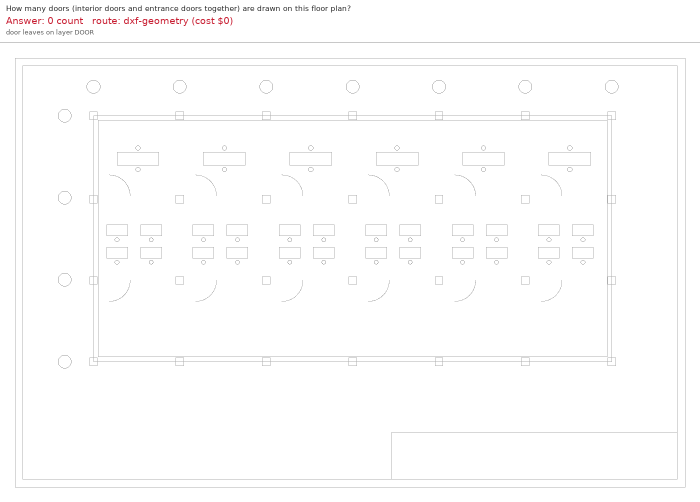
#> input picture unseen/evidence/kjdraw_doors_dxf_geometry_wrong_zero.png, 1400 x 1004 px (shown at 1/2 size)
$ python -i overlap.py   (imports and definitions only)
#> lines starting #> are read from the running program, lines starting #| are printed output that depends on the picture; after the words box and inside, x2 and y2 are one past the last pixel; in counts of white or black regions, pixels touching at a corner belong together
"""Which public CubiCasa5K plans also appear in Stoa's dataset, by perceptual image hash.

    python tools/overlap.py --stoa ../data/stoa-full/junction-dataset --public ../data/cubicasa5k-public/cubicasa5k
                            --out out/overlap

Stoa side: every raster image under <stoa>/data/<source>/ (any source folder), assigned to our
train (dev) or test split with the same function and seed as the preview (bpqa.data.split_of).
Public side: every raster image under the CubiCasa5K root, grouped by plan folder
(e.g. high_quality_architectural/2003, which holds F1_original.png and F1_scaled.png).

Matching is robust to resizing, recompression, white margins and left-right mirroring:
each image is cropped to its non-white content, then hashed with pHash (DCT) and dHash
(gradient) at 8x8 and 16x16. The public image is hashed as is and mirrored. A pair matches when
the 64-bit pHash is within a loose prefilter and both 256-bit hashes are within their thresholds
and the content aspect ratios agree. Thresholds were set on the preview with resized, recompressed
and mirrored copies (tools/test_overlap.py).

Output in --out:
  public_in_stoa_train.txt   public plan keys whose image is in a Stoa train-split image
  public_in_stoa_test.txt    public plan keys whose image is in a Stoa test-split image (never train on these)
  public_not_in_stoa.txt     public plan keys with no match anywhere in Stoa's data
  train_clean.txt            plans that may be used for training: not_in_stoa + in_stoa_train
  matches.csv                every matched pair with distances and whether the file names agree
  summary.json               counts
A public plan that matches any test image is test, whatever else it matches. Images are only
decoded (PIL), never executed.
"""
from __future__ import annotations

import argparse
import csv
import json
import os
import re
import sys
from collections import defaultdict
from concurrent.futures import ProcessPoolExecutor
from pathlib import Path

import numpy as np
from PIL import Image

sys.path.insert(0, str(Path(__file__).resolve().parents[1]))
from bpqa.data import split_of  # noqa: E402

Image.MAX_IMAGE_PIXELS = 300_000_000
IMG_EXT = {".png", ".jpg", ".jpeg", ".tif", ".tiff", ".bmp", ".webp"}
PRE_T = 18          # 64-bit pHash prefilter
P16_T = 60          # 256-bit pHash
D16_T = 60          # 256-bit dHash
ASPECT_TOL = 0.06

_DCT = {}


def _dct_mat(n):
    if n not in _DCT:
        k = np.arange(n)
        m = np.cos(np.pi * (2 * k[None, :] + 1) * k[:, None] / (2 * n)) * np.sqrt(2 / n)
        m[0] /= np.sqrt(2)
        _DCT[n] = m
    return _DCT[n]


def load_gray(path, work=512, crop=True):
    """Grayscale, downscaled so the long side is about `work` px, optionally cropped to its content."""
    im = Image.open(path)
    im.draft("L", (work * 2, work * 2))
    if im.mode in ("RGBA", "LA", "P"):
        im = im.convert("RGBA")
        bg = Image.new("RGBA", im.size, (255, 255, 255, 255))
        im = Image.alpha_composite(bg, im)
    im = im.convert("L")
    f = max(1, max(im.size) // (work * 2))
    if f > 1:
        im = im.reduce(f)
    a = np.asarray(im)
    if not crop:
        return a
    # crop to the drawn content: dark pixels, ignoring the outermost 0.1% (specks, JPEG ringing)
    ys, xs = np.where(a < 200)
    if len(xs) > 200:
        y0, y1 = np.quantile(ys, [0.001, 0.999]).astype(int)
        x0, x1 = np.quantile(xs, [0.001, 0.999]).astype(int)
        a = a[y0:y1 + 1, x0:x1 + 1]
    return a


def _resize(a, w, h):
    return np.asarray(Image.fromarray(a).resize((w, h), Image.LANCZOS), dtype=np.float64)


def phash(a, hs):
    n = hs * 4
    d = _dct_mat(n)
    c = d @ _resize(a, n, n) @ d.T
    low = c[:hs, :hs].ravel()
    return low > np.median(low[1:])


def dhash(a, hs):
    r = _resize(a, hs + 1, hs)
    return (r[:, 1:] > r[:, :-1]).ravel()


def hashes(a):
    return {"p8": np.packbits(phash(a, 8)), "p16": np.packbits(phash(a, 16)), "d16": np.packbits(dhash(a, 16))}


def hash_file(path):
    """Two variants, each as is and mirrored: cropped to content (robust to margins) and the full
    frame (robust when the crop is unstable, e.g. light-grey fills near the threshold)."""
    try:
        full = load_gray(path, crop=False)
#> in load_gray, im is the input picture: PIL image 1400x1004 RGB; mean R, G, B 253.1, 252.9, 252.9
        a = load_gray(path)
#> call 2 of load_gray, with work = 512, crop = True
#> in load_gray (call 2), `y0, y1 = np.quantile(ys, [0.001, 0.999]).astype(int)`: y0 = 11; y1 = 974
#> in load_gray (call 2), `x0, x1 = np.quantile(xs, [0.001, 0.999]).astype(int)`: x0 = 14; x1 = 1370
#> in load_gray (call 2), `a = a[y0:y1 + 1, x0:x1 + 1]`:
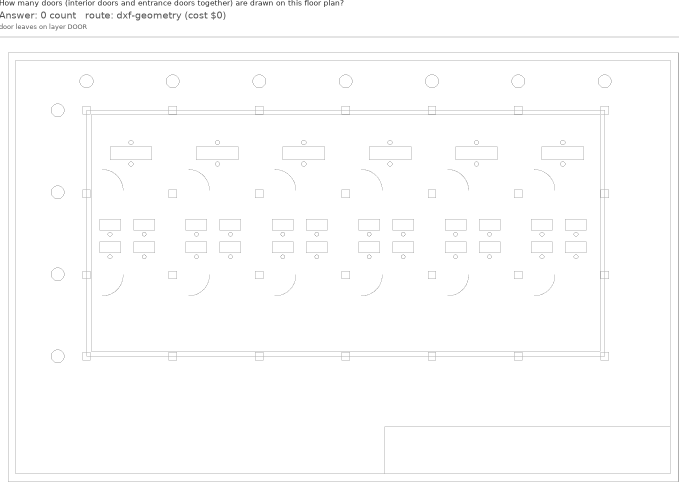
#> a: shape (964, 1357) (shown at 1/2 size); min 40, max 255, mean 252.8
    except Exception as ex:      # unreadable or truncated file: report, do not stop
        return path, None, f"{type(ex).__name__}: {ex}"
    return path, {"aspect": a.shape[1] / max(a.shape[0], 1), "plain": hashes(a), "mirror": hashes(a[:, ::-1]),
                  "faspect": full.shape[1] / max(full.shape[0], 1), "fplain": hashes(full),
                  "fmirror": hashes(full[:, ::-1])}, None
#> in phash, `c = d @ _resize(a, n, n) @ d.T`:
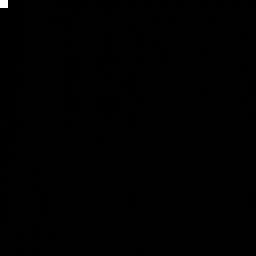
#> c: shape (32, 32) float64 (shown 8 times larger); min -33.36, max 8089.8, mean 7.4; drawn with min black and max white
#> in phash, `low = c[:hs, :hs].ravel()`: low = 64 values, max 8089.8 at index 0, min -33.36 at index 8, mean 120.5
#> call 2 of _dct_mat, with n = 64
#> in _dct_mat (call 2), `m = np.cos(np.pi * (2 * k[None, :] + 1) * k[:, None] / (2 * n)) * np.s..`:
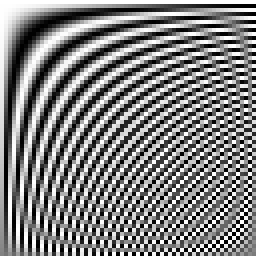
#> m: shape (64, 64) float64 (shown 4 times larger); min -0.177, max 0.177, mean 0.00276; drawn with min black and max white
#> in _dct_mat (call 2), `m[0] /= np.sqrt(2)`:
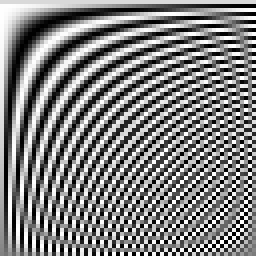
#> m: shape (64, 64) float64 (shown 4 times larger); 1.56% of pixels changed, all inside (x1, y1, x2, y2) = (0, 0, 64, 1); drawn with min black and max white
#> call 3 of phash, with hs = 8
#> in phash (call 3), `n = hs * 4`: n = 32
#> call 3 of _dct_mat, with n = 32
#> in _dct_mat (call 3), `return _DCT[n]`:
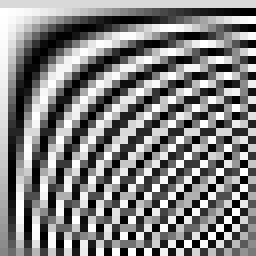
#> returned value: shape (32, 32) float64 (shown 8 times larger); min -0.25, max 0.25, mean 0.00552; drawn with min black and max white
#> call 4 of _resize, with w = 32, h = 32
#> in _resize (call 4), `return np.asarray(Image.fromarray(a).resize((w, h), Image.LANCZOS), dt..`:
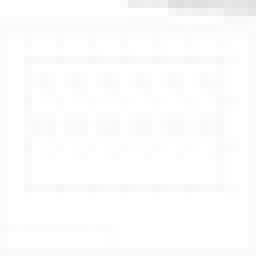
#> returned value: shape (32, 32) float64 (shown 8 times larger); min 222, max 255, mean 252.8
#> in phash (call 3), `c = d @ _resize(a, n, n) @ d.T`:
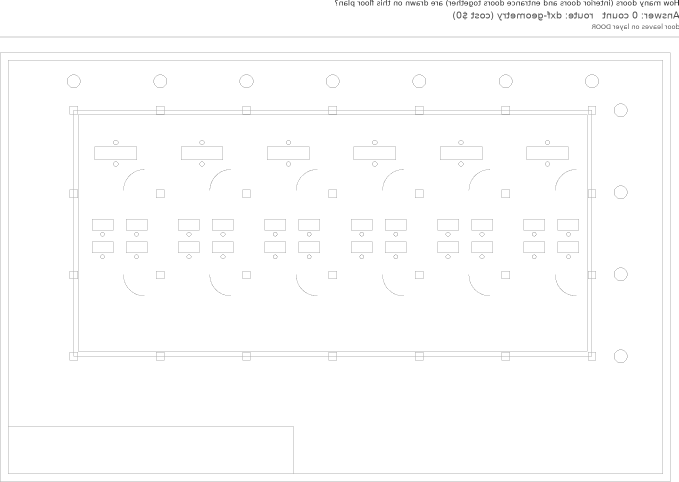
#> a: shape (964, 1357) (shown at 1/2 size); min 40, max 255, mean 252.8
#> in phash (call 3), `low = c[:hs, :hs].ravel()`: low = 64 values, max 8089.8 at index 0, min -33.36 at index 8, mean 126.3


# [25 lines left out: function hash_all, not called in this run]


def _stack(hs, kind, orient):
    return np.stack([h[orient][kind] for h in hs]) if hs else np.zeros((0, 1), np.uint8)


def ham(a, b):
    """Hamming distance matrix between packed bit rows a (n, k) and b (m, k)."""
    return np.bitwise_count(a[:, None, :] ^ b[None, :, :]).sum(-1, dtype=np.int32)


# [26 lines left out: function match, not called in this run]


def plan_key(public_root: Path, p: Path) -> str:
    rel = p.relative_to(public_root).as_posix()
    return rel.rsplit("/", 1)[0] if "/" in rel else rel


# [4 lines left out: function name_agrees, not called in this run]


def list_images(root: Path, sub=""):
    base = root / sub if sub else root
    return sorted(p for p in base.rglob("*") if p.suffix.lower() in IMG_EXT and p.is_file())


# [69 lines left out: functions run, main, not called in this run]


# [2 lines not run here, left out]

>>> result = hash_file('../unseen/evidence/kjdraw_doors_dxf_geometry_wrong_zero.png')

$ run again, on unseen/evidence/tyneside_toilets_detector_correct.png
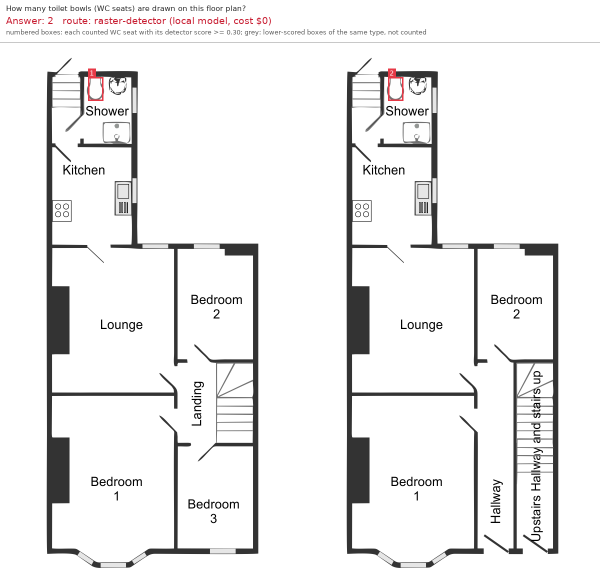
#> input picture unseen/evidence/tyneside_toilets_detector_correct.png, 1200 x 1166 px (shown at 1/2 size)
#> in load_gray, im is the input picture: PIL image 1200x1166 RGB; mean R, G, B 237.9, 237.4, 237.5
#> im: PIL image 1200x1166 L
#> low = 64 values, max 7475.2 at index 0, min -125.8 at index 6, mean 117.7
#> c: shape (64, 64) float64
#> c: shape (32, 32) float64
#> c: shape (64, 64) float64
#> c: shape (32, 32) float64
#> c: shape (64, 64) float64
#> n = 32
#> c: shape (32, 32) float64
#> in phash (call 7), `c = d @ _resize(a, n, n) @ d.T`:
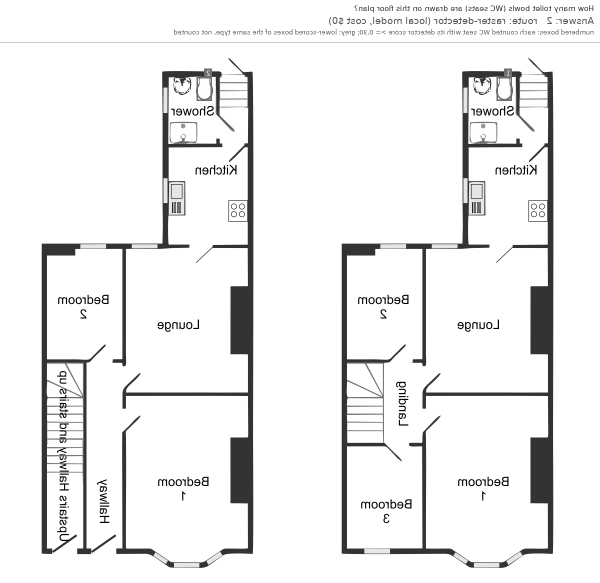
#> a: shape (1166, 1200) (shown at 1/2 size); min 0, max 255, mean 237.6
#> low = 64 values, max 7551.8 at index 0, min -99.24 at index 15, mean 124.6
#> in _resize (call 11), `return np.asarray(Image.fromarray(a).resize((w, h), Image.LANCZOS), dt..`:
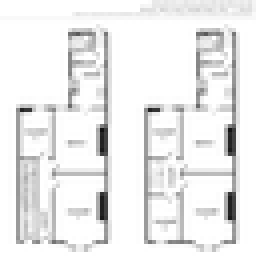
#> returned value: shape (64, 64) float64 (shown 4 times larger); min 18, max 255, mean 235.9
#> c: shape (64, 64) float64
